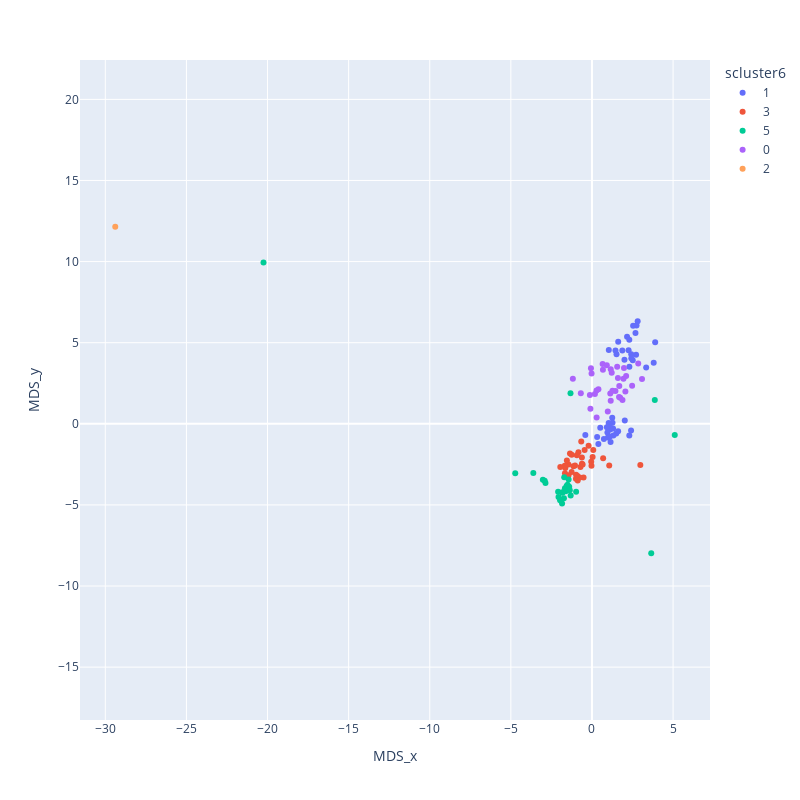

The code cell stored with this chart in its notebook:
### Code cell
fig = px.scatter(projections, x="MDS_x", y="MDS_y",
                 hover_name="iso_alpha", color="scluster6",
                 width=800, height=800)


fig.update_yaxes(
    scaleanchor = "x",
    scaleratio = 1,
  )



fig.show()

### Figure 1 — Plotly figure (JSON) as saved in the notebook; plotly's stock layout.template omitted (floating-point values rounded to 4 significant figures)
{"data": [{"hovertemplate": "<b>%{hovertext}</b><br><br>scluster6=1<br>MDS_x=%{x}<br>MDS_y=%{y}<extra></extra>", "hovertext": ["AFG", "DZA", "AGO", "BFA", "BDI", "CAF", "COD", "DOM", "ECU", "EGY", "SLV", "GNQ", "ERI", "ETH", "GMB", "GTM", "GIN", "GNB", "HND", "IRN", "JOR", "LBR", "LBY", "MWI", "MLI", "MAR", "MOZ", "NIC", "NER", "NGA", "OMN", "PER", "PHL", "RWA", "SAU", "SLE", "SOM", "SYR", "THA", "TUN", "TUR", "VNM", "PSE"], "legendgroup": "1", "marker": {"color": "#636efa", "symbol": "circle"}, "mode": "markers", "name": "1", "orientation": "v", "showlegend": true, "type": "scatter", "x": [2.748, 1.122, 2.537, 2.003, 1.514, 1.449, 1.038, 0.3193, 0.3947, 2.024, 0.5109, 2.257, 2.307, 2.514, 3.341, 1.25, 2.72, 2.682, 1.031, 1.302, 0.9522, 1.617, 1.498, 1.872, 2.42, 1.267, 2.163, 1.085, 2.426, 3.806, 2.303, 0.92, 1.148, 3.897, 1.613, 2.817, 2.301, 0.7354, -0.4091, 0.9827, 1.321, 2.411, 1.105], "xaxis": "x", "y": [6.055, -0.3531, 6.052, 3.947, 4.285, 4.518, 4.553, -0.8187, -1.245, 0.2018, -0.2371, 4.531, 3.523, 3.923, 3.478, 0.3682, 4.264, 5.605, 0.05669, -0.2893, -0.536, 5.066, -0.5918, 4.519, 4.294, 0.06431, 5.374, -0.07331, 4.041, 3.761, -0.7203, -0.2099, -1.129, 5.025, -0.4655, 6.323, 5.187, -0.9316, -0.6935, -0.8411, -0.7159, -0.408, -0.7844], "yaxis": "y"}, {"hovertemplate": "<b>%{hovertext}</b><br><br>scluster6=3<br>MDS_x=%{x}<br>MDS_y=%{y}<extra></extra>", "hovertext": ["ALB", "ARG", "BHR", "BIH", "BRA", "BGR", "CHL", "COL", "CRI", "HRV", "CUB", "HUN", "JAM", "KOR", "KOR", "LBN", "MYS", "MUS", "MEX", "MNE", "PAN", "PRY", "POL", "PRT", "REU", "ROU", "SRB", "SGP", "SVK", "LKA", "TWN", "TTO", "URY", "VEN"], "legendgroup": "3", "marker": {"color": "#EF553B", "symbol": "circle"}, "mode": "markers", "name": "3", "orientation": "v", "showlegend": true, "type": "scatter", "x": [-0.7097, -1.45, 0.03944, -0.6174, 2.982, -1.642, -0.02923, -0.2081, -0.518, -1.254, -0.9868, -1.676, -1.142, -0.6595, 0.6887, -0.8341, 0.07978, -0.4508, 1.064, -0.7555, -0.5744, -1.356, -1.953, -0.8907, -0.04599, -1.546, -1.043, -0.8789, -1.665, -0.9312, -0.9814, -1.249, -1.446, -0.6208], "xaxis": "x", "y": [-2.662, -2.502, -2.04, -2.461, -2.542, -2.727, -2.592, -1.348, -3.307, -2.976, -3.393, -2.584, -2.609, -1.089, -2.128, -1.758, -1.614, -1.613, -2.562, -3.315, -2.506, -1.83, -2.66, -3.216, -2.346, -2.254, -2.562, -3.496, -3.046, -1.934, -3.139, -1.912, -3.166, -2.07], "yaxis": "y"}, {"hovertemplate": "<b>%{hovertext}</b><br><br>scluster6=5<br>MDS_x=%{x}<br>MDS_y=%{y}<extra></extra>", "hovertext": ["AUS", "AUT", "BGD", "BEL", "CAN", "CZE", "DNK", "FIN", "FRA", "DEU", "GRC", "HKG", "ISL", "IND", "IDN", "IRL", "ISR", "ITA", "JPN", "NLD", "NZL", "NOR", "PAK", "PRI", "SVN", "ESP", "SWE", "CHE", "GBR", "USA"], "legendgroup": "5", "marker": {"color": "#00cc96", "symbol": "circle"}, "mode": "markers", "name": "5", "orientation": "v", "showlegend": true, "type": "scatter", "x": [-1.82, -1.462, 3.874, -1.667, -2.087, -1.71, -1.824, -1.403, -2.866, -3.614, -1.528, -0.9774, -1.843, -20.25, 5.104, -1.564, -1.367, -2.913, -4.729, -2.061, -1.617, -1.895, -1.323, -1.506, -1.44, -1.311, -1.965, -1.728, -3.028, 3.653], "xaxis": "x", "y": [-4.225, -3.879, 1.466, -3.977, -4.185, -3.288, -4.256, -3.877, -3.654, -3.026, -4.058, -4.182, -4.912, 9.949, -0.6951, -3.833, -4.088, -3.51, -3.053, -4.518, -4.152, -4.692, 1.888, -3.758, -3.429, -4.418, -4.714, -4.586, -3.448, -7.984], "yaxis": "y"}, {"hovertemplate": "<b>%{hovertext}</b><br><br>scluster6=0<br>MDS_x=%{x}<br>MDS_y=%{y}<extra></extra>", "hovertext": ["BEN", "BOL", "BWA", "KHM", "CMR", "TCD", "COM", "COG", "CIV", "DJI", "GAB", "GHA", "HTI", "IRQ", "KEN", "LSO", "MDG", "MRT", "MNG", "MMR", "NAM", "NPL", "STP", "SEN", "ZAF", "SDN", "SWZ", "TZA", "TGO", "UGA", "YEM", "ZMB", "ZWE"], "legendgroup": "0", "marker": {"color": "#ab63fa", "symbol": "circle"}, "mode": "markers", "name": "0", "orientation": "v", "showlegend": true, "type": "scatter", "x": [1.602, 1.881, -0.6867, 0.6567, 1.217, 1.554, 1.74, 0.3976, 0.6761, 1.973, 1.448, 1.129, 1.685, -0.09589, 0.2818, -0.02399, 2.108, 1.67, 0.9744, 1.156, 0.1823, 2.475, 0.289, 2.06, -0.1269, 1.945, -0.06195, 1.157, 1.265, 0.9156, 3.086, 2.852, -1.178], "xaxis": "x", "y": [2.821, 1.475, 1.89, 3.688, 3.154, 3.512, 1.612, 2.136, 3.331, 3.442, 2.016, 1.862, 2.335, 0.9338, 2.056, 3.1, 2.952, 1.647, 0.7541, 1.415, 1.838, 2.346, 0.39, 1.986, 1.782, 2.782, 3.423, 3.358, 2.035, 3.613, 2.759, 3.71, 2.775], "yaxis": "y"}, {"hovertemplate": "<b>%{hovertext}</b><br><br>scluster6=2<br>MDS_x=%{x}<br>MDS_y=%{y}<extra></extra>", "hovertext": ["CHN"], "legendgroup": "2", "marker": {"color": "#FFA15A", "symbol": "circle"}, "mode": "markers", "name": "2", "orientation": "v", "showlegend": true, "type": "scatter", "x": [-29.39], "xaxis": "x", "y": [12.15], "yaxis": "y"}], "layout": {"height": 800, "legend": {"title": {"text": "scluster6"}, "tracegroupgap": 0}, "margin": {"t": 60}, "width": 800, "xaxis": {"anchor": "y", "domain": [0, 1], "title": {"text": "MDS_x"}}, "yaxis": {"anchor": "x", "domain": [0, 1], "scaleanchor": "x", "scaleratio": 1, "title": {"text": "MDS_y"}}}}
